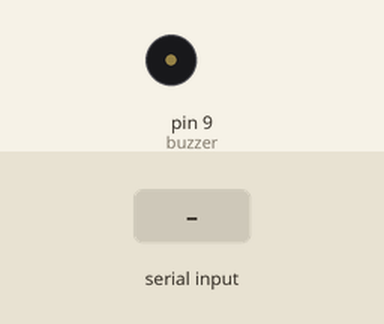
Bench run of a sketch on a simulated Arduino Uno, built with avr-gcc and run on an emulated ATmega328P. Shown: buzzer (waves = sounding). Inputs (shaded band) come from the test bench. What the sketch prints to the serial monitor is not drawn.

Above: at 1.2 s.
1.3 s: "a\n" received over Serial
At 1.65 s:
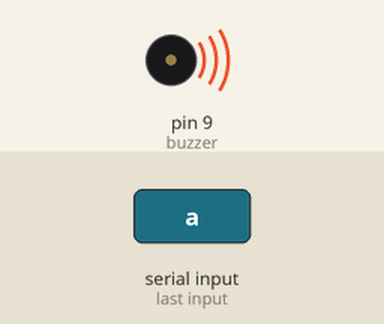
3.3 s: "b\n" received over Serial
At 5.5 s:
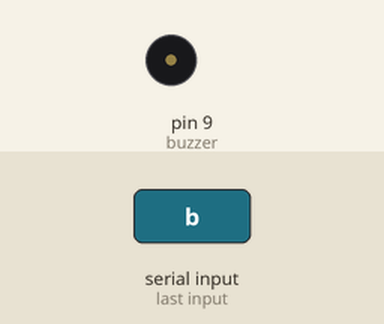
6.3 s: "c\n" received over Serial
At 6.45 s:
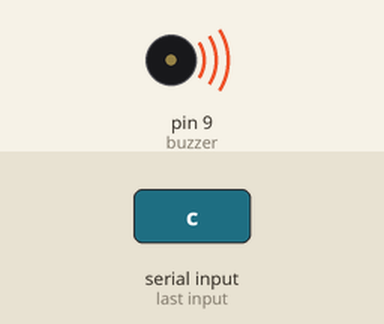
Timing chart, 0 to 9.3 s (numbered marks = the images above; inputs shaded):
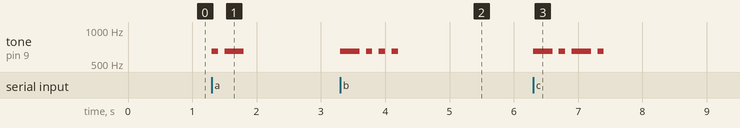

The sketch:

MORSE328p.ino
```cpp
const byte numChars = 255;      // Max chars in the array
char receivedChars[numChars];   // an array to store the received data

boolean newData = false;        // When receibed data, true
const int buzzer = 9;           //buzzer to arduino pin 9


void setup(){

    // Set the baud rate speed
    Serial.begin(9600);
    Serial.println("Serial working");
    pinMode(buzzer, OUTPUT);    // Set buzzer - pin 9 as an output

}

void loop(){

  recvWithEndMarker();
  showNewData();

}


void recvWithEndMarker() {      //function for filling the array of chars
    static byte ndx = 0;        //array counter
    char endMarker = '\n';      //marker of carrier return
    char rc;                    //receibed char of the array
                                //until carriage return or char array max, fill the array
    while (Serial.available() > 0 && newData == false) {
        rc = Serial.read();           //reads the char
        int r = tolower(rc);          //if Uppercase, it converts to lowercase

        if (rc != endMarker) {
            receivedChars[ndx] = r;
            ndx++;
            if (ndx >= numChars) {
                ndx = numChars - 1;
            }
        }
        else {
            receivedChars[ndx] = '\0'; // terminate the string
            ndx = 0;
            newData = true;
        }
    }
}

void showNewData() {                      //reads the char from the array, prints it on serial and plays the morse code of it
    if (newData == true) {                //if the array has receibed new data, go
          char t = sizeof(receivedChars); //t is the size of the array
          playsChar(t);           //plays that char to morse
          Serial.println();               //carriage return and reset of the array
          memset(receivedChars, 0, sizeof(receivedChars));
          newData = false;
      }
}

void dash(){          // plays DASH
  tone(buzzer, 650);  // Sends 650Hz sound signal...
  delay(300);         // for 3 units of morse code
  noTone(buzzer);     // Stop sound...
  delay(100);         // 1 unit of silence
}

void point(){         //plays POINT
  tone(buzzer, 650);  //Sends 650Hz sound signal...
  delay(100);         // for 1 unit of morse code
  noTone(buzzer);     // Stop sound...
  delay(100);         // 1 unit of silence
}

void margin(){        //margin whithing code units of a letter
  delay(200);
}

void playsChar(char i){     //print the char and plays it in MORSE
  for (i = 0; i < sizeof(receivedChars) - 1; i++)
  {
   Serial.print(receivedChars[i]);
   morse(receivedChars[i]);
   newData = false;
  }
}

void morse(char m){       //plays the char m in MORSE
  switch (m){
    case 'a':
    point();
    dash();
    margin();
    break;
    case 'b':
    dash();
    point();
    point();
    point();
    margin();
    break;
    case 'c':
    dash();
    point();
    dash();
    point();
    margin();
    break;
    case 'd':
    dash();
    point();
    point();
    margin();
    break;
    case 'e':
    point();
    margin();
    break;
    case 'f':
    point();
    point();
    dash();
    point();
    margin();
    break;
    case 'g':
    dash();
    dash();
    point();
    margin();
    break;
    case 'h':
    point();
    point();
    point();
    point();
    margin();
    break;
    case 'i':
    point();
    point();
    margin();
    break;
    case 'j':
    point();
    dash();
    dash();
    dash();
    margin();
    break;
    case 'k':
    dash();
    point();
    dash();
    margin();
    break;
    case 'l':
    point();
    dash();
    point();
    point();
    margin();
    break;
    case 'm':
    dash();
    dash();
    margin();
    break;
    case 'n':
    dash();
    point();
    margin();
    break;
    case 'o':
    dash();
    dash();
    dash();
    margin();
    break;
    case 'p':
    point();
    dash();
    dash();
    point();
    margin();
    break;
    case 'q':
    dash();
    dash();
    point();
    dash();
    margin();
    break;
    case 'r':
    point();
    dash();
    point();
    margin();
    break;
    case 's':
    point();
    point();
    point();
    margin();
    break;
    case 't':
    dash();
    margin();
    break;
    case 'u':
    point();
    point();
    dash();
    margin();
    break;
    case 'v':
    point();
    point();
    point();
    dash();
    margin();
    break;
    case 'w':
    point();
    dash();
    dash();
    margin();
    break;
    case 'x':
    dash();
    point();
    point();
    dash();
    margin();
    break;
    case 'y':
    dash();
    point();
    dash();
    dash();
    margin();
    break;
    case 'z':
    dash();
    dash();
    point();
    point();
    margin();
    break;
    case '1':
    point();
    dash();
    dash();
    dash();
    dash();
    margin();
    break;
    case '2':
    point();
    point();
    dash();
    dash();
    dash();
    margin();
    break;
    case '3':
    point();
    point();
    point();
    dash();
    dash();
    margin();
    break;
    case '4':
    point();
    point();
    point();
    point();
    dash();
    margin();
    break;
    case '5':
    point();
    point();
    point();
    point();
    point();
    margin();
    break;
    case '6':
    dash();
    point();
    point();
    point();
    point();
    margin();
    break;
    case '7':
    dash();
    dash();
    point();
    point();
    point();
    margin();
    break;
    case '8':
    dash();
    dash();
    dash();
    point();
    point();
    margin();
    break;
    case '9':
    dash();
    dash();
    dash();
    dash();
    point();
    margin();
    break;
    case '0':
    dash();
    dash();
    dash();
    dash();
    dash();
    margin();
    break;
    case ' ':
    delay(700);
    break;
  default:
  break;
  }
}
```

Measured:
- after the input at 1.3 s, tone on pin 9 (buzzer): silent → 650 Hz at once, → silent 0.10 s later, → 650 Hz 0.10 s later, → silent 0.30 s later
- after the input at 3.3 s, tone on pin 9 (buzzer): silent → 650 Hz at once, then repeats every 0.20 s: silent 0.10 s, 650 Hz 0.10 s, until it stays silent from 4.2 s
- after the input at 6.3 s, tone on pin 9 (buzzer): plays 650 Hz for 0.30 s, 650 Hz for 0.10 s, 650 Hz for 0.30 s, 650 Hz for 0.10 s, starting at once
